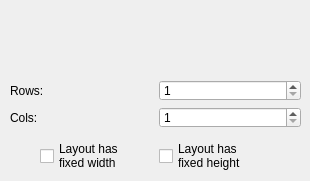
        <widget class="QWidget" name="tabLayoutTabProperties">
         <attribute name="title">
          <string>Properties</string>
         </attribute>
         <widget class="gui::rectwidget::RectWidget" name="rwLayoutArea" native="true">
          <property name="geometry">
           <rect>
            <x>10</x>
            <y>10</y>
            <width>291</width>
            <height>61</height>
           </rect>
          </property>
         </widget>
         <widget class="QWidget" name="layoutWidgetRowsCols">
          <property name="geometry">
           <rect>
            <x>10</x>
            <y>80</y>
            <width>291</width>
            <height>48</height>
           </rect>
          </property>
          <layout class="QGridLayout" name="grdLayoutSizes">
           <item row="0" column="0">
            <widget class="QLabel" name="lblLayoutGridRows">
             <property name="text">
              <string>Rows:</string>
             </property>
            </widget>
           </item>
           <item row="0" column="1">
            <widget class="QSpinBox" name="spnLayoutGridRows">
             <property name="minimum">
              <number>1</number>
             </property>
            </widget>
           </item>
           <item row="1" column="0">
            <widget class="QLabel" name="lblLayoutGridCols">
             <property name="text">
              <string>Cols:</string>
             </property>
            </widget>
           </item>
           <item row="1" column="1">
            <widget class="QSpinBox" name="spnLayoutGridCols">
             <property name="minimum">
              <number>1</number>
             </property>
            </widget>
           </item>
          </layout>
         </widget>
         <widget class="QWidget" name="layoutWidgetFixed">
          <property name="geometry">
           <rect>
            <x>40</x>
            <y>140</y>
            <width>231</width>
            <height>32</height>
           </rect>
          </property>
          <layout class="QHBoxLayout" name="grdLayoutFixed">
           <item>
            <widget class="QCheckBox" name="cbLayoutFixedWidth">
             <property name="text">
              <string>Layout has
fixed width</string>
             </property>
            </widget>
           </item>
           <item>
            <widget class="QCheckBox" name="cbLayoutFixedHeight">
             <property name="text">
              <string>Layout has
fixed height</string>
             </property>
            </widget>
           </item>
          </layout>
         </widget>
        </widget>
